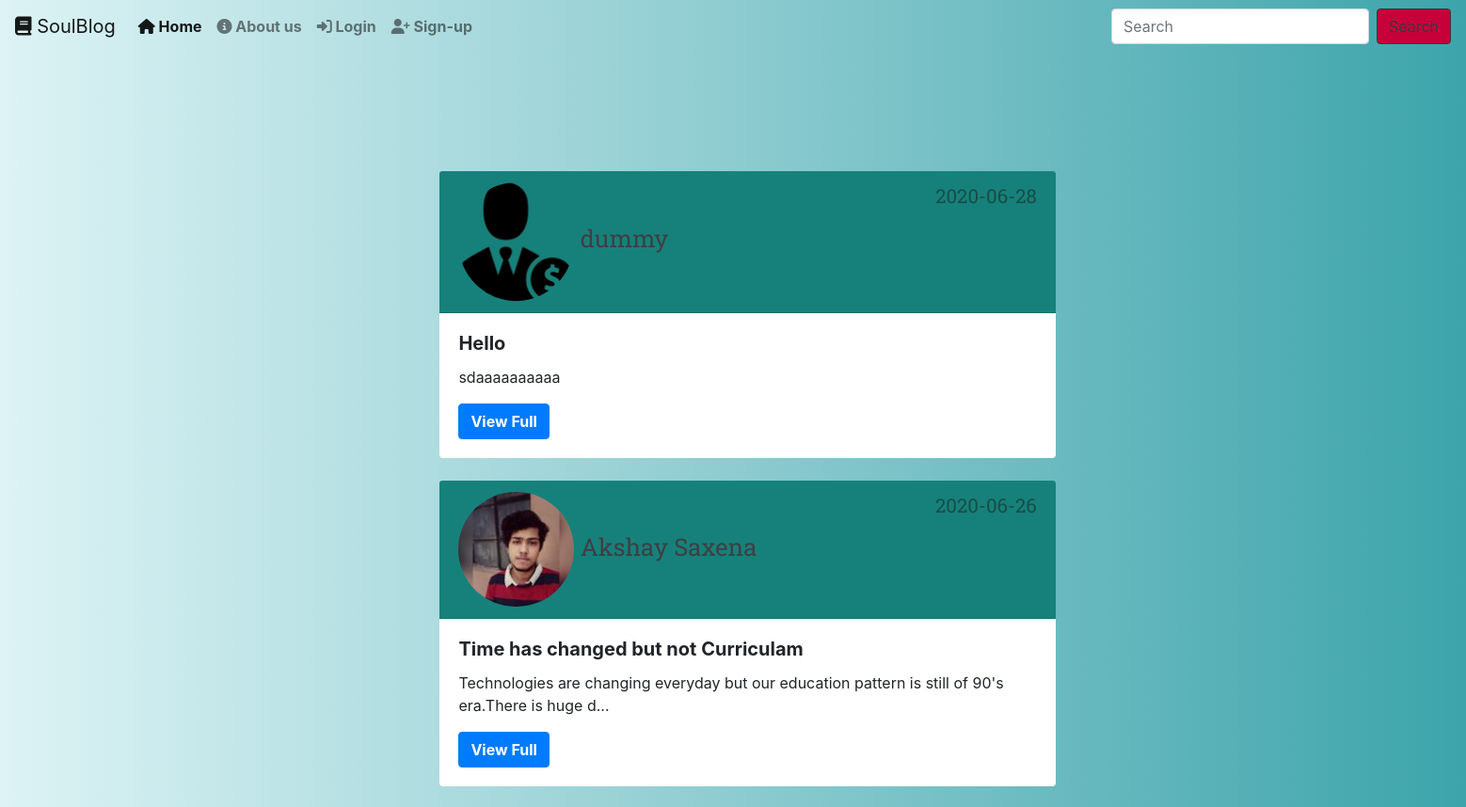
Before: / (upper part) with the older database file.
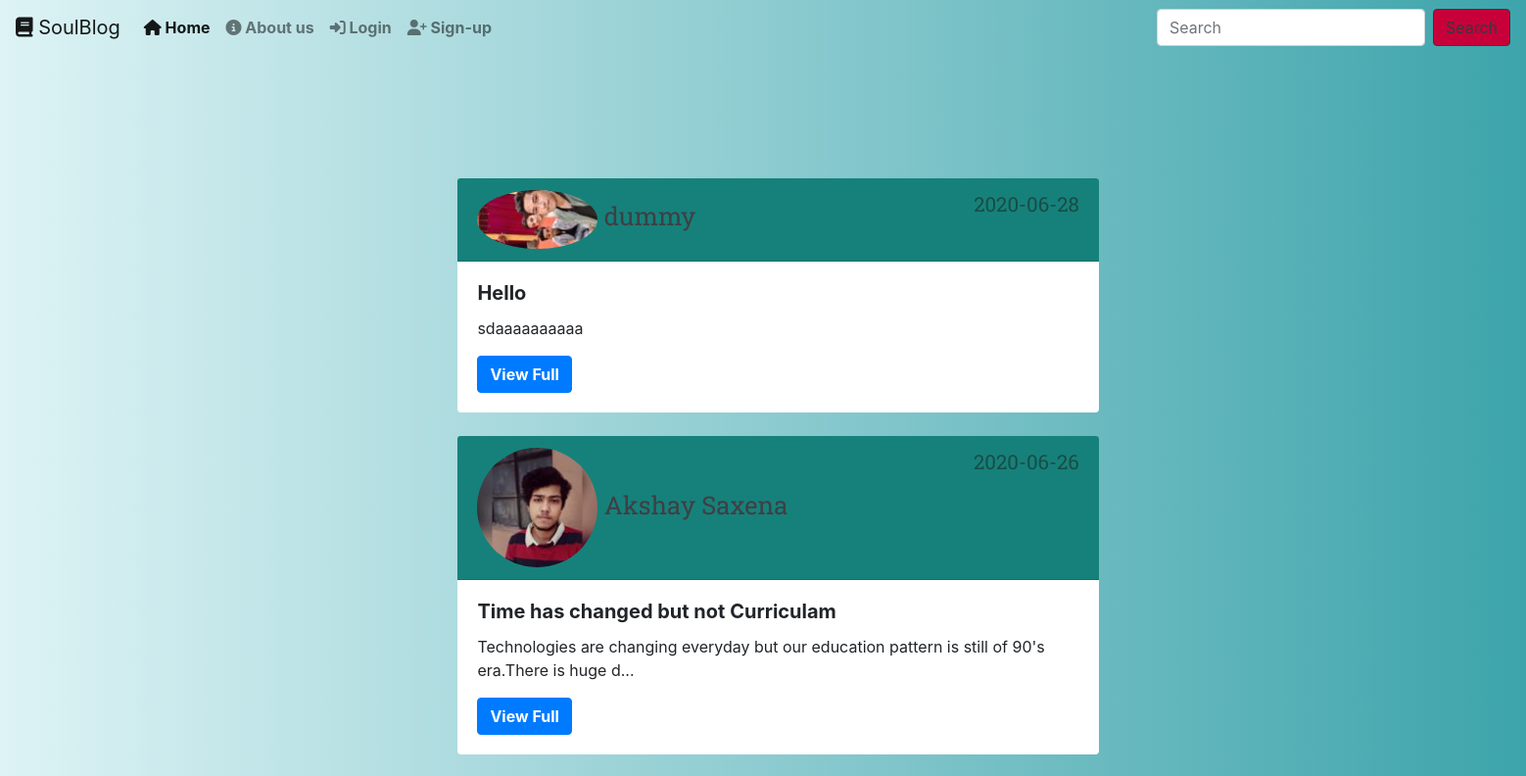
After: the same page with the newer database file.
### Flask_Projects/models.py (models this page shows, shortened)
class Post(db.Model):
    id = db.Column(db.Integer, primary_key=True)
    title=db.Column(db.String(30),nullable=False)
    date_post=db.Column(db.DateTime,nullable=False,default=datetime.utcnow)
    content=db.Column(db.Text,nullable=False)
    user_id=db.Column(db.Integer,db.ForeignKey('user.id'),nullable=False)

class User(db.Model,UserMixin):
    id=db.Column(db.Integer,primary_key=True)
    username=db.Column(db.String(30),unique=True,nullable=False)
    email=db.Column(db.String(130),unique=True,nullable=False)
    password=db.Column(db.String(30),unique=True,nullable=False)
    img_file=db.Column(db.String(30),nullable=False,default='def.png')
    posts=db.relationship('Post',backref='author',lazy=True)

### Flask_Projects/main/routes.py (the view)
@main.route("/home")
@main.route("/")
def homepage():
    page=request.args.get('page',1,type=int)
    posts = Post.query.order_by(Post.date_post.desc()).paginate(page=page, per_page=5)
    users=User.query.all()
    posts_list=[]
    posts_author=[]
    user_names=[]
    for post in posts.items:
        print(post.content)
        posts_list.append(post.title)
    for user in users:
     	user_names.append(user.username)
    return render_template('blog.html',posts=posts,title="Soul Blog",posts_list=posts_list,user_names=user_names)

### Flask_Projects/templates/blog.html (shortened to what this page needs)
{% extends 'base.html'%}
{% block nav_search%}
  <form class="form-inline my-2 my-lg-0" action="{{url_for('posts.search')}}" method="post" autocomplete="off">
    <input class="form-control mr-sm-2 customselect" type="text" placeholder="Search" list="blog_title"name="blogtitle"  >
        <button type="submit" class="btn btn-outline-dark my-2 my-sm-0" id="button-color"  >Search</button>
      </form>
      {%endblock%}
      {% block content%}
        <div class="blog-css-align">
          {% for post in posts.items %}
            <div class="card card-css card-css-align">
              <div class="card-header blog-css" >
                <img class="article-img" src="{{ url_for('static', filename='profilepic/' + post.author.img_file) }}">
                <a class="mr-2" id="usertag" href="{{ url_for('users.userposts', username=post.author.username) }}">{{ post.author.username }}</a>
                <small class="text-muted"> <span id="time-css"> {{ post.date_post.strftime('%Y-%m-%d') }}
                </span> </small>
              </div>
              <div class="card-body">
                <h5 class="card-title"><b>{{post.title}}</b></h5>
                <p class="card-text">{{post.content|truncate(100, True)}}</p>
                <a href="{{url_for('posts.post',post_id=post.id)}}" class="btn btn-primary"><b>View Full</b></a>
              </div>
            </div>
            <div>
              <br>
            </div>
          {% endfor%}
        </div>
          {% endblock%}

Changed rows visible on the page:
changed through a linked row, Post "Hello": img_file: a different picture
